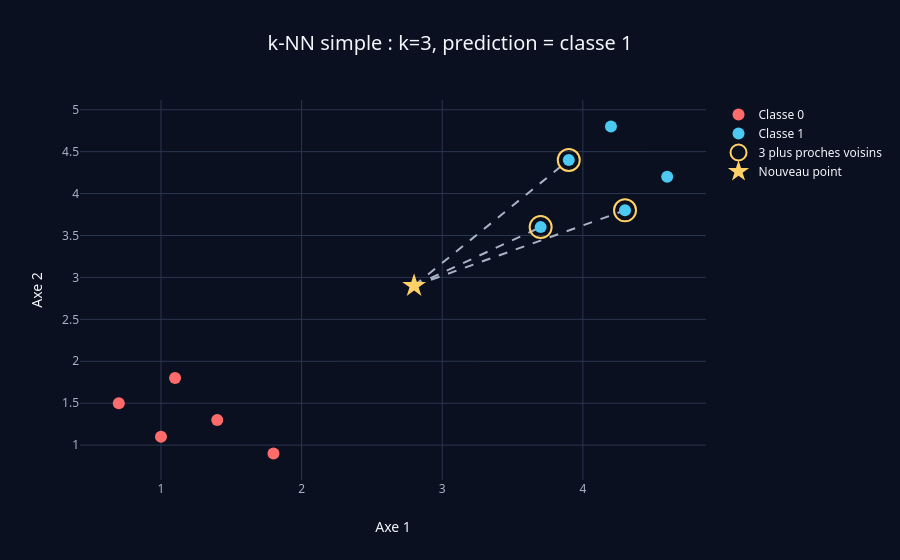

Source (notebook cell):
### Markdown cell above
---

# 📎 ANNEXE A — Exemple visuel simple pour comprendre le k-NN

---

**1. Le vote des voisins.** On construit un petit nuage de 10 points sur 2 axes, on ajoute un nouveau point
(étoile) et on le classe par k-NN :
- on regarde ses $k$ voisins les plus proches ;
- on prend la classe majoritaire parmi ces voisins.

**2. Pourquoi standardiser ?** Un cas concret (clients décrits par leur âge et leur revenu) montre que le plus
proche voisin **change** selon que l'on standardise ou non les variables.

### Code cell
# 1) Exemple visuel : 10 points, un nouveau point, k = 3
X_demo = np.array([
    [1.0, 1.1], [1.4, 1.3], [1.1, 1.8], [0.7, 1.5], [1.8, 0.9],
    [4.3, 3.8], [3.9, 4.4], [4.6, 4.2], [3.7, 3.6], [4.2, 4.8],
])
y_demo = np.array([0] * 5 + [1] * 5)
x_new = np.array([[2.8, 2.9]])
k = 3

pred = int(KNeighborsClassifier(n_neighbors=k).fit(X_demo, y_demo).predict(x_new)[0])
voisins = np.argsort(np.linalg.norm(X_demo - x_new, axis=1))[:k]

fig = go.Figure()
for i in voisins:   # segments vers les k voisins
    fig.add_trace(go.Scatter(x=[x_new[0, 0], X_demo[i, 0]], y=[x_new[0, 1], X_demo[i, 1]], mode="lines",
                             line=dict(color=MUTED, dash="dash"), showlegend=False))
for c in (0, 1):
    fig.add_trace(go.Scatter(x=X_demo[y_demo == c, 0], y=X_demo[y_demo == c, 1], mode="markers",
                             name=f"Classe {c}", marker=dict(size=12, color=pick_class_color(c))))
fig.add_trace(go.Scatter(x=X_demo[voisins, 0], y=X_demo[voisins, 1], mode="markers",
                         name=f"{k} plus proches voisins",
                         marker=dict(size=22, color="rgba(0,0,0,0)", line=dict(width=2, color=HIGHLIGHT))))
fig.add_trace(go.Scatter(x=x_new[:, 0], y=x_new[:, 1], mode="markers", name="Nouveau point",
                         marker=dict(size=18, symbol="star", color=pick_class_color("nouveau"))))
fig.update_layout(title=f"k-NN simple : k={k}, prediction = classe {pred}", xaxis_title="Axe 1", yaxis_title="Axe 2")
fig.show()

### Figure 1 — Plotly figure (JSON) as saved in the notebook; plotly's stock layout.template omitted (floating-point values rounded to 4 significant figures)
{"data": [{"line": {"color": "#a8b3c7", "dash": "dash"}, "mode": "lines", "showlegend": false, "type": "scatter", "x": [2.8, 3.7], "y": [2.9, 3.6]}, {"line": {"color": "#a8b3c7", "dash": "dash"}, "mode": "lines", "showlegend": false, "type": "scatter", "x": [2.8, 4.3], "y": [2.9, 3.8]}, {"line": {"color": "#a8b3c7", "dash": "dash"}, "mode": "lines", "showlegend": false, "type": "scatter", "x": [2.8, 3.9], "y": [2.9, 4.4]}, {"marker": {"color": "#ff6b6b", "size": 12}, "mode": "markers", "name": "Classe 0", "type": "scatter", "x": [1.0, 1.4, 1.1, 0.7, 1.8], "y": [1.1, 1.3, 1.8, 1.5, 0.9]}, {"marker": {"color": "#4cc9f0", "size": 12}, "mode": "markers", "name": "Classe 1", "type": "scatter", "x": [4.3, 3.9, 4.6, 3.7, 4.2], "y": [3.8, 4.4, 4.2, 3.6, 4.8]}, {"marker": {"color": "rgba(0,0,0,0)", "line": {"color": "#ffd166", "width": 2}, "size": 22}, "mode": "markers", "name": "3 plus proches voisins", "type": "scatter", "x": [3.7, 4.3, 3.9], "y": [3.6, 3.8, 4.4]}, {"marker": {"color": "#ffd166", "size": 18, "symbol": "star"}, "mode": "markers", "name": "Nouveau point", "type": "scatter", "x": [2.8], "y": [2.9]}], "layout": {"title": {"text": "k-NN simple : k=3, prediction = classe 1"}, "xaxis": {"title": {"text": "Axe 1"}}, "yaxis": {"title": {"text": "Axe 2"}}}}
